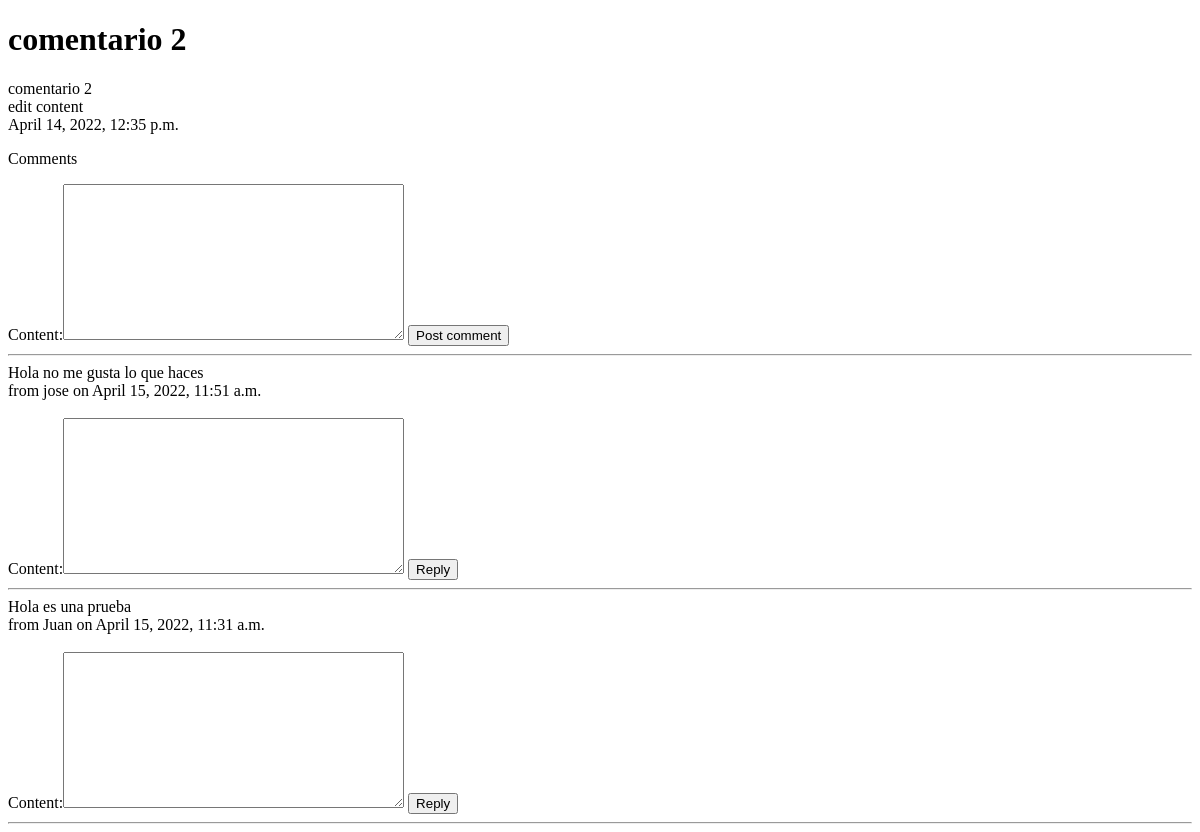
Page /posts/2/ on the earlier database version.
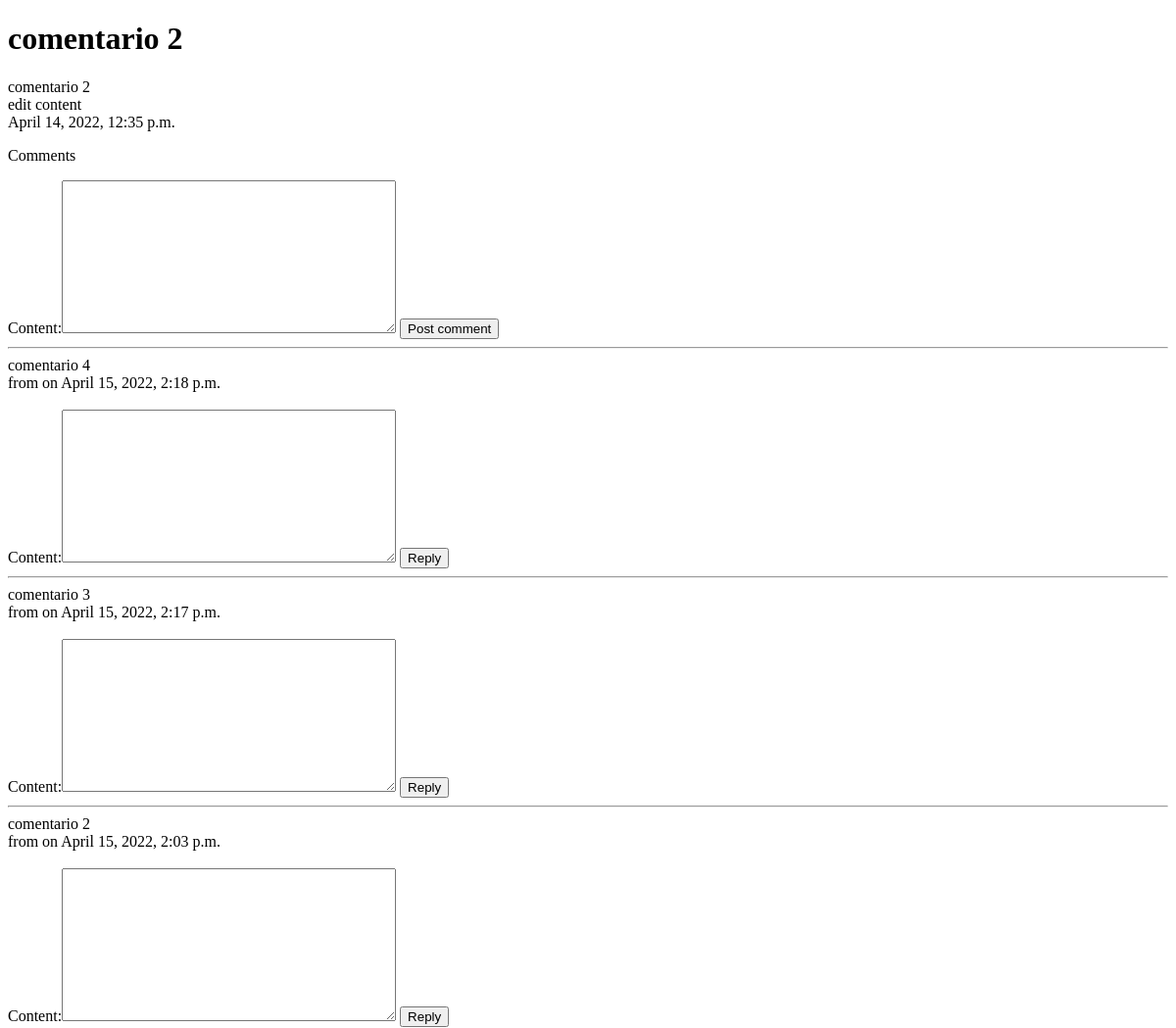
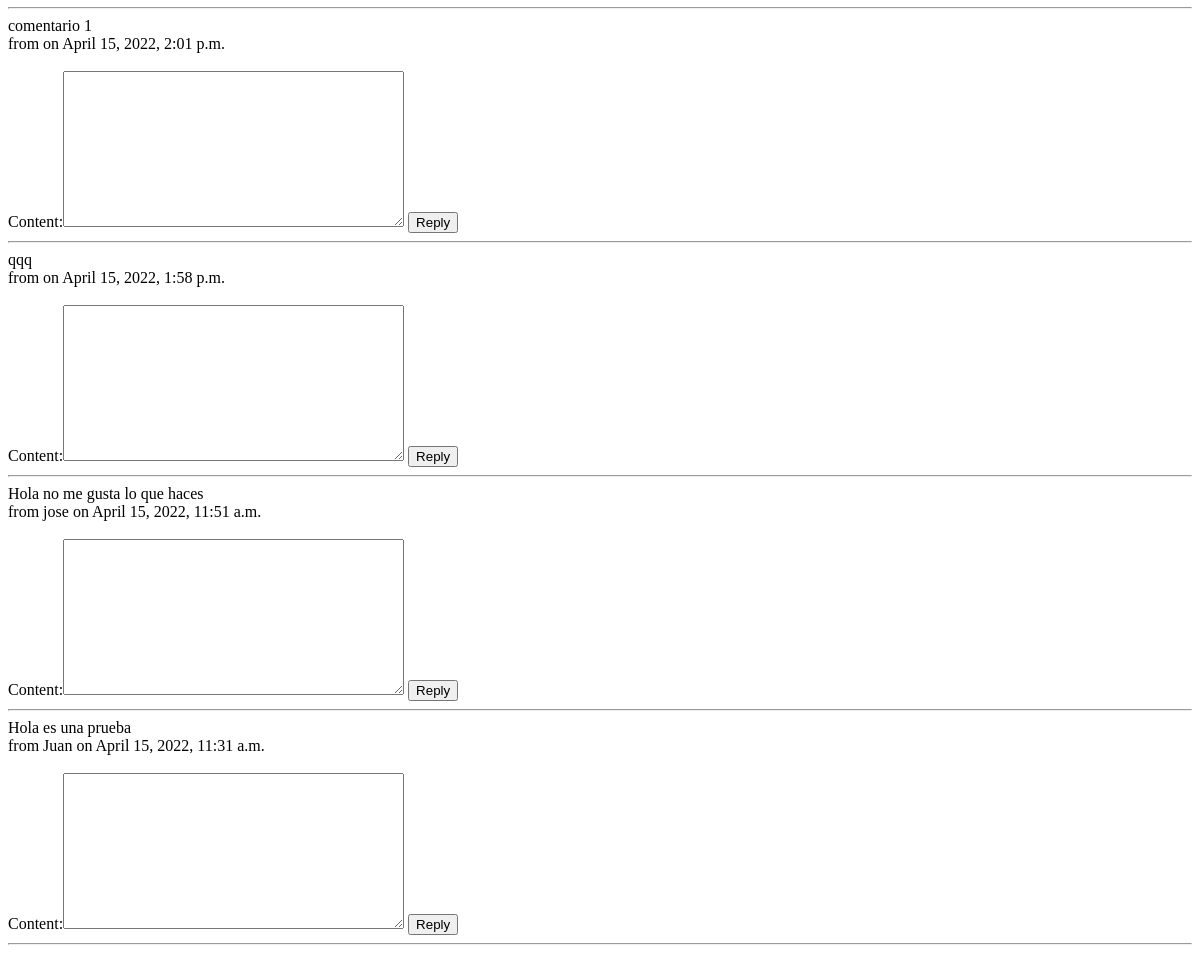
Same page on the later database version (2 pictures, top to bottom).
### comments/models.py (models this page shows, shortened)
class Comment(models.Model):
    name = models.CharField(max_length=100)
    content_type = models.ForeignKey(ContentType, on_delete=models.CASCADE)
    object_id = models.PositiveIntegerField()
    content_object = GenericForeignKey('content_type', 'object_id')
    parent = models.ForeignKey('self', null=True, blank=True, on_delete=models.CASCADE)
    content = models.TextField()
    timestamp = models.DateTimeField(auto_now_add=True)
    class Meta:
        ordering = ['-timestamp']
    def children(self):
        return Comment.objects.filter(parent=self)

### post/views.py (the view, shortened to what this page needs)
# urls.py: path('<int:id>/', views.post_individual, name = 'detail'),
def post_individual(request, id):
    instance = get_object_or_404(Post, id=id)
    content_type = ContentType.objects.get_for_model(Post)
    obj_id = instance.id
    initial_data = {
        'content_type': instance.get_content_type,
        'object_id': instance.id
    }
    comment_form = CommentForm(request.POST or None,initial=initial_data)
    comments = Comment.objects.filter(content_type= content_type, object_id=obj_id).filter(parent=None)
    context = {
        "instance":instance,
        "title": instance.title,
        'comments':comments,
        'comment_form':comment_form
    }
    return render(request, 'detail.html', context)

### comments/forms.py
class CommentForm(forms.Form):
    content_type = forms.CharField(widget=forms.HiddenInput)
    object_id = forms.IntegerField(widget=forms.HiddenInput)
    content = forms.CharField(widget=forms.Textarea)

### post/models.py (called while the page is built)
    @property
    def get_content_type(self):
        instance = self
        content_type = ContentType.objects.get_for_model(instance.__class__)
        return content_type

### templates/detail.html (shortened to what this page needs)
{% extends 'index.html' %}
{% block content %}
<h1>{{title}}</h1>
    {{instance.title}}<br/>
    {{instance.content}}<br/>
    {{instance.timestamp}}<br/>
    <div>
        <p class='lead'>Comments</p>
        <form method='POST' action='.'>{%csrf_token%}
            {{comment_form}}
            <input type='submit' value='Post comment'>
        </form>
        <hr/>
        {%for comment in comments%}
        <div>
        {{comment.content}}
        <br/>
        from {{comment.name}} on {{comment.timestamp}}
       <br/>
       <br/>
            <form method='POST' action='.'>{%csrf_token%}
                {{comment_form}}
                <input type='submit' value='Reply'>
            </form>
        </div>
        <hr/>
        {% endfor %}
    </div>
{% endblock content %}

Differences in the rows shown:
added Comment: content "comentario 4", timestamp "April 15, 2022, 2:18 p.m."
added Comment: content "comentario 3", timestamp "April 15, 2022, 2:17 p.m."
added Comment: content "comentario 2", timestamp "April 15, 2022, 2:03 p.m."
added Comment: content "comentario 1", timestamp "April 15, 2022, 2:01 p.m."
added Comment: content "qqq", timestamp "April 15, 2022, 1:58 p.m."
